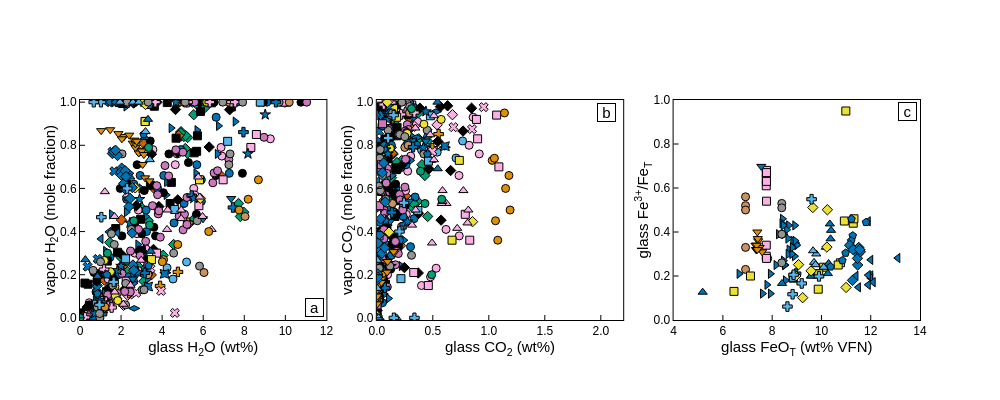

The cell this chart's notebook holds for it:
### Markdown cell above
### H2O-XH2O, CO2-XCO2, and FeOT-Fe3+/FeT

### Code cell
fig = make_subplots(rows=1, cols=3,
                   shared_yaxes = False, shared_xaxes = False,
                   vertical_spacing=0.03, horizontal_spacing=0.06)

data = input_data

# H2O xH2O
r = 1
c = 1
fig.add_trace(go.Scatter(mode = "markers", x=data["H2O_wt%"], y=data["XH2Of"], showlegend=False,
                         #error_x=dict(type='data', array=2*data["T_C_sd"],visible=True,width=0,color='black'),
                         #error_y=dict(type='data', array=2*data["P_bar_sd"],visible=True,width=0,color='black'),
                         marker=dict(symbol=data["Symbol"], color=data['Colour'], line_color="black", size=8., line_width=1)), row = r, col = c)
fig.update_xaxes(range = [0,12], dtick = 2, title = "glass H<sub>2</sub>O (wt%)", row = r, col = c)
fig.update_yaxes(range = [-0.01,1.01], dtick = 0.2, tickformat='.1f', title = "vapor H<sub>2</sub>O (mole fraction)",  row = r, col = c)
fig.add_annotation(x=11.4, y=0.05,text="a",showarrow=False, bordercolor = "black", bgcolor="white",
                   width=15, height=15,font=dict(color="black",size=15),textangle=0,  row = r, col = c)

# CO2 CO2
r = 1
c = 2
fig.add_trace(go.Scatter(mode = "markers", x=data["CO2_ppm"]/10000, y=data["XCO2f"], showlegend=False,
                         #error_x=dict(type='data', array=data['T_C sd'],visible=True,width=0,color='grey'),
                         #error_y=dict(type='data', array=data["P_bar sd"]/1000.,visible=True,width=0,color='grey'),
                         marker=dict(symbol=data["Symbol"], color=data['Colour'], line_color="black", size=8., line_width=1)), row = r, col = c)
fig.update_xaxes(range = [0,2.2], dtick = 0.5, tickformat='.1f', title = "glass CO<sub>2</sub> (wt%)", row = r, col = c)
fig.update_yaxes(range = [-0.01,1.01], dtick = 0.2, tickformat='.1f', title = "vapor CO<sub>2</sub> (mole fraction)",  row = r, col = c)
fig.add_annotation(x=2.05, y=0.95,text="b",showarrow=False, bordercolor = "black", bgcolor="white",
                   width=15, height=15,font=dict(color="black",size=15),textangle=0,  row = r, col = c)

# FeO Fe3+/FeT
r = 1
c = 3
fig.add_trace(go.Scatter(mode = "markers", x=data['FeOT_wt%'], y=data['Fe3_FeT'], showlegend=False,
                         #error_x=dict(type='data', array=data['H2O_wt% sd'],visible=True,width=0,color='grey'),
                         #error_y=dict(type='data', array=data["CO2_ppm sd"]/1000.,visible=True,width=0,color='grey'),
                         marker=dict(symbol=data["Symbol"], color=data['Colour'], line_color="black", size=8., line_width=1)), row = r, col = c)
fig.update_xaxes(range = [4,14], dtick = 2, title = "glass FeO<sub>T</sub> (wt% VFN)", row = r, col = c)
fig.update_yaxes(range = [0,1], dtick = 0.2, title = "glass Fe<sup>3+</sup>/Fe<sub>T</sub>", tickformat='.1f',  row = r, col = c)
fig.add_annotation(x=13.5, y=0.95,text="c",showarrow=False, bordercolor = "black", bgcolor="white",
                   width=15, height=15,font=dict(color="black",size=15),textangle=0,  row = r, col = c)

fig.update_layout(height=400, width=1000, plot_bgcolor='rgb(255,255,255)' , showlegend = True)

fig.update_xaxes(showline=True, linewidth=1, linecolor='black', mirror=True, 
                 ticks="inside", ticklen=5, title_standoff = 0, tickcolor="black",
                 title_font=dict(size=15, family='Helvetica', color='black'), 
                 tickfont=dict(family='Helvetica', color='black', size=12))
fig.update_yaxes(showline=True, linewidth=1, linecolor='black', mirror=True, 
                 ticks="inside", ticklen=5, title_standoff = 0, tickcolor="black",
                title_font=dict(size=15, family='Helvetica', color='black'), 
                 tickfont=dict(family='Helvetica', color='black', size=12))

fig.update_layout(font_family="Helvetica",font_color="black")

fig.show()

### Figure 1 — Plotly figure (JSON) as saved in the notebook; plotly's stock layout.template omitted (floating-point values rounded to 4 significant figures; data arrays with more than 128 entries replaced by an {"elided": "..."} marker saying what was removed)
{"data": [{"marker": {"color": {"elided": "770 str values"}, "line": {"color": "black", "width": 1}, "size": 8, "symbol": {"elided": "770 str values"}}, "mode": "markers", "showlegend": false, "type": "scatter", "x": {"elided": "770 float values"}, "xaxis": "x", "y": {"elided": "770 float values"}, "yaxis": "y"}, {"marker": {"color": {"elided": "770 str values"}, "line": {"color": "black", "width": 1}, "size": 8, "symbol": {"elided": "770 str values"}}, "mode": "markers", "showlegend": false, "type": "scatter", "x": {"elided": "770 float values"}, "xaxis": "x2", "y": {"elided": "770 float values"}, "yaxis": "y2"}, {"marker": {"color": {"elided": "770 str values"}, "line": {"color": "black", "width": 1}, "size": 8, "symbol": {"elided": "770 str values"}}, "mode": "markers", "showlegend": false, "type": "scatter", "x": {"elided": "770 float values"}, "xaxis": "x3", "y": {"elided": "770 float values"}, "yaxis": "y3"}], "layout": {"annotations": [{"bgcolor": "white", "bordercolor": "black", "font": {"color": "black", "size": 15}, "height": 15, "showarrow": false, "text": "a", "textangle": 0, "width": 15, "x": 11.4, "xref": "x", "y": 0.05, "yref": "y"}, {"bgcolor": "white", "bordercolor": "black", "font": {"color": "black", "size": 15}, "height": 15, "showarrow": false, "text": "b", "textangle": 0, "width": 15, "x": 2.05, "xref": "x2", "y": 0.95, "yref": "y2"}, {"bgcolor": "white", "bordercolor": "black", "font": {"color": "black", "size": 15}, "height": 15, "showarrow": false, "text": "c", "textangle": 0, "width": 15, "x": 13.5, "xref": "x3", "y": 0.95, "yref": "y3"}], "font": {"color": "black", "family": "Helvetica"}, "height": 400, "plot_bgcolor": "rgb(255,255,255)", "showlegend": true, "width": 1000, "xaxis": {"anchor": "y", "domain": [0, 0.2933], "dtick": 2, "linecolor": "black", "linewidth": 1, "mirror": true, "range": [0, 12], "showline": true, "tickcolor": "black", "tickfont": {"color": "black", "family": "Helvetica", "size": 12}, "ticklen": 5, "ticks": "inside", "title": {"font": {"color": "black", "family": "Helvetica", "size": 15}, "standoff": 0, "text": "glass H<sub>2</sub>O (wt%)"}}, "xaxis2": {"anchor": "y2", "domain": [0.3533, 0.6467], "dtick": 0.5, "linecolor": "black", "linewidth": 1, "mirror": true, "range": [0, 2.2], "showline": true, "tickcolor": "black", "tickfont": {"color": "black", "family": "Helvetica", "size": 12}, "tickformat": ".1f", "ticklen": 5, "ticks": "inside", "title": {"font": {"color": "black", "family": "Helvetica", "size": 15}, "standoff": 0, "text": "glass CO<sub>2</sub> (wt%)"}}, "xaxis3": {"anchor": "y3", "domain": [0.7067, 1], "dtick": 2, "linecolor": "black", "linewidth": 1, "mirror": true, "range": [4, 14], "showline": true, "tickcolor": "black", "tickfont": {"color": "black", "family": "Helvetica", "size": 12}, "ticklen": 5, "ticks": "inside", "title": {"font": {"color": "black", "family": "Helvetica", "size": 15}, "standoff": 0, "text": "glass FeO<sub>T</sub> (wt% VFN)"}}, "yaxis": {"anchor": "x", "domain": [0, 1], "dtick": 0.2, "linecolor": "black", "linewidth": 1, "mirror": true, "range": [-0.01, 1.01], "showline": true, "tickcolor": "black", "tickfont": {"color": "black", "family": "Helvetica", "size": 12}, "tickformat": ".1f", "ticklen": 5, "ticks": "inside", "title": {"font": {"color": "black", "family": "Helvetica", "size": 15}, "standoff": 0, "text": "vapor H<sub>2</sub>O (mole fraction)"}}, "yaxis2": {"anchor": "x2", "domain": [0, 1], "dtick": 0.2, "linecolor": "black", "linewidth": 1, "mirror": true, "range": [-0.01, 1.01], "showline": true, "tickcolor": "black", "tickfont": {"color": "black", "family": "Helvetica", "size": 12}, "tickformat": ".1f", "ticklen": 5, "ticks": "inside", "title": {"font": {"color": "black", "family": "Helvetica", "size": 15}, "standoff": 0, "text": "vapor CO<sub>2</sub> (mole fraction)"}}, "yaxis3": {"anchor": "x3", "domain": [0, 1], "dtick": 0.2, "linecolor": "black", "linewidth": 1, "mirror": true, "range": [0, 1], "showline": true, "tickcolor": "black", "tickfont": {"color": "black", "family": "Helvetica", "size": 12}, "tickformat": ".1f", "ticklen": 5, "ticks": "inside", "title": {"font": {"color": "black", "family": "Helvetica", "size": 15}, "standoff": 0, "text": "glass Fe<sup>3+</sup>/Fe<sub>T</sub>"}}}}
